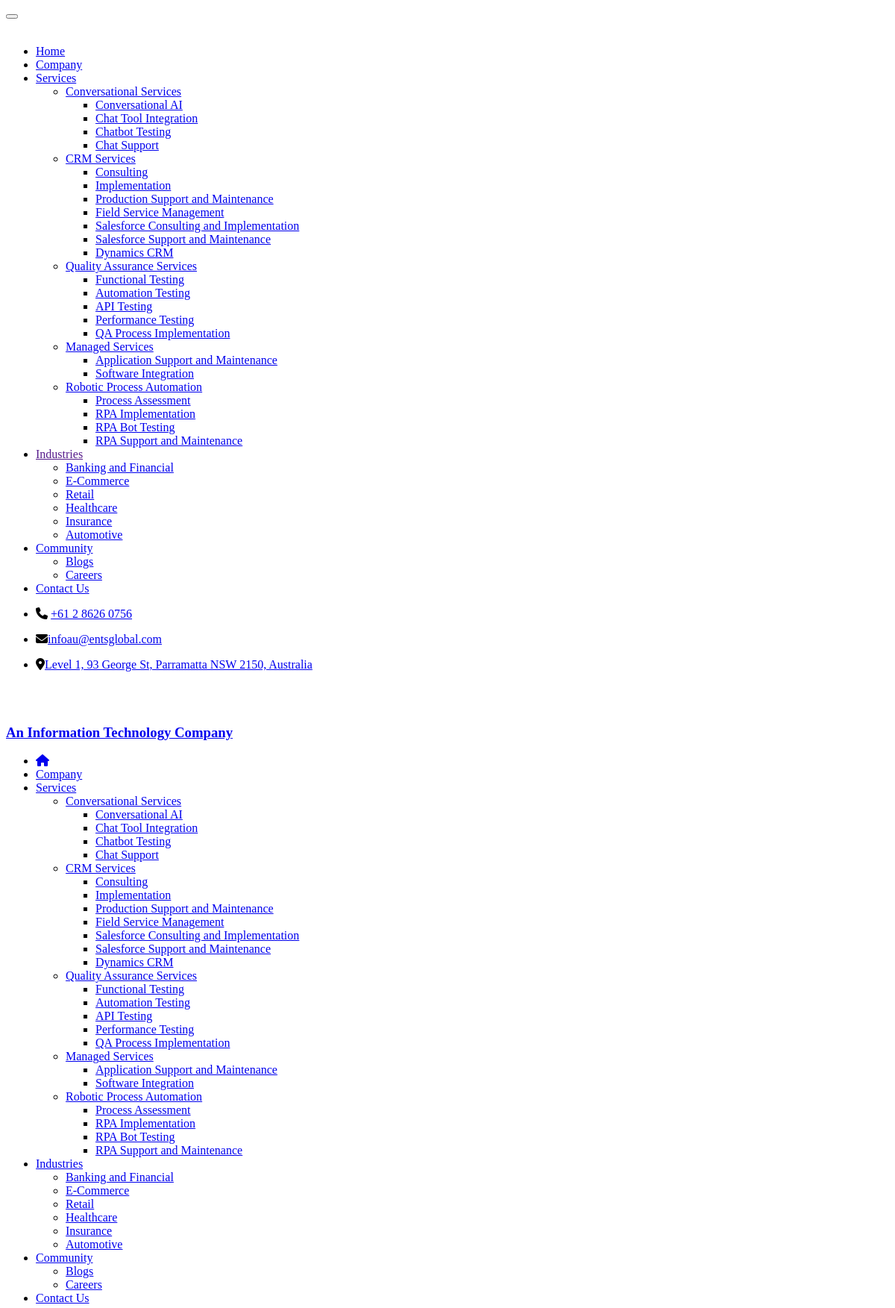
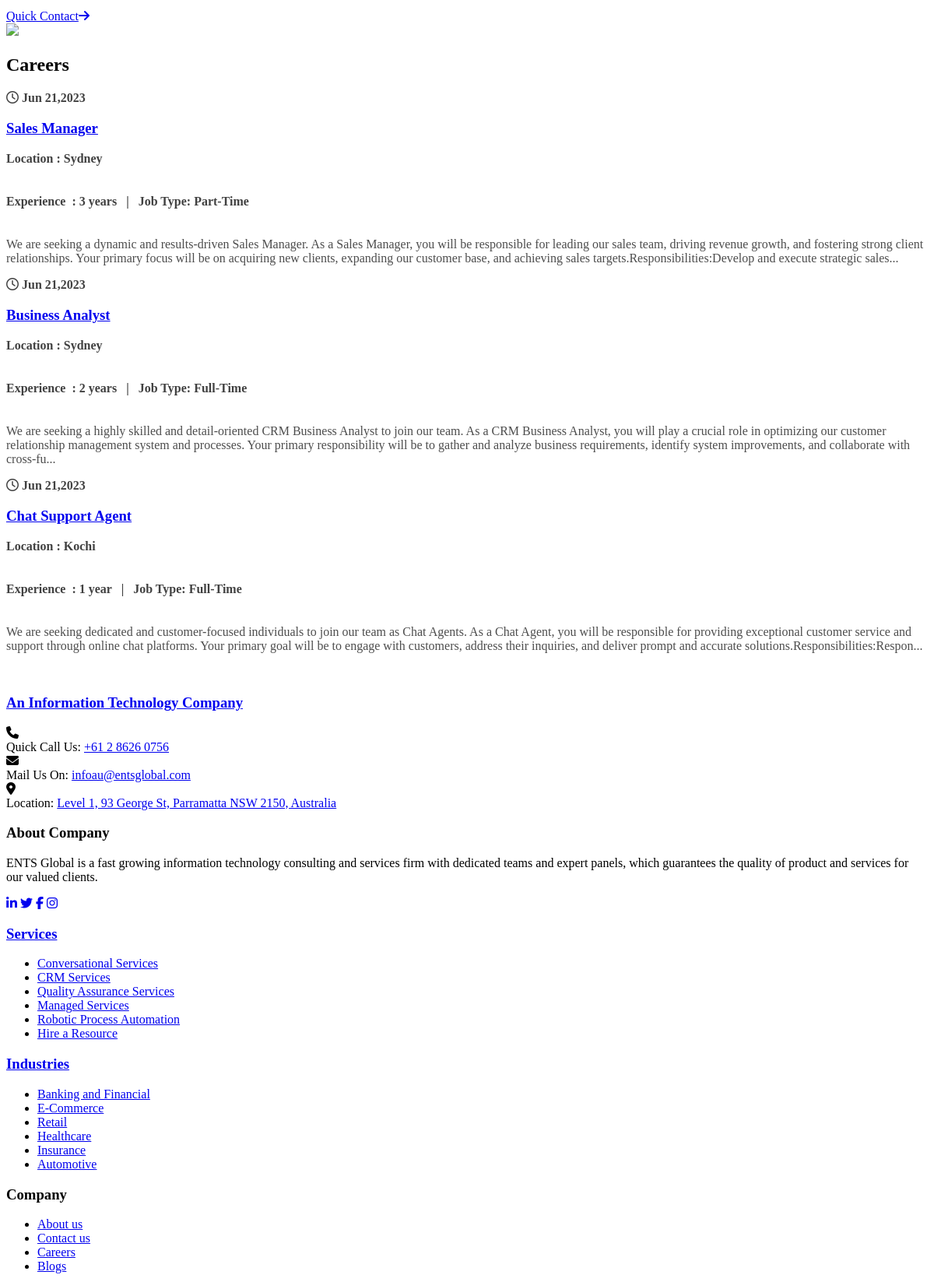
Page /index.php/careers (upper part) on the committed database (2 pictures, top to bottom).
### tables this page shows
CREATE TABLE `entsglobal_category` (
  `category_id` int(11) NOT NULL,
  `category_name` varchar(255) NOT NULL,
  `category_content` text NOT NULL,
  `short` text NOT NULL,
  `category_slug` varchar(255) NOT NULL,
  `image` varchar(200) NOT NULL,
  `file` varchar(200) NOT NULL,
  `meta_title` varchar(200) NOT NULL,
  `meta_desc` text NOT NULL,
  `meta_key` varchar(200) NOT NULL,
  `cat_order` int(11) NOT NULL,
  `cat_status` int(11) NOT NULL
);

CREATE TABLE `entsglobal_package` (
  `package_id` int(11) NOT NULL,
  `package_name` varchar(255) NOT NULL,
  `package_days` varchar(255) NOT NULL,
  `package_amount` varchar(255) NOT NULL,
  `package_desc` text NOT NULL,
  `package_parent_id` int(255) NOT NULL,
  `package_meta_title` text NOT NULL,
  `package_meta_desc` text NOT NULL,
  `package_meta_key` text NOT NULL,
  `package_image` varchar(255) NOT NULL,
  `package_slug` varchar(255) NOT NULL,
  `package_inclusion` text NOT NULL,
  `package_exclusion` text NOT NULL,
  `featured` int(11) NOT NULL,
  `file` varchar(200) NOT NULL,
  `heading` text NOT NULL,
  `package_order` int(11) NOT NULL,
  `package_status` int(11) NOT NULL
);

CREATE TABLE `entsglobal_industries` (
  `industries_id` int(11) NOT NULL,
  `title` varchar(255) NOT NULL,
  `content` text NOT NULL,
  `short` text NOT NULL,
  `image` varchar(255) NOT NULL,
  `meta_title` varchar(200) NOT NULL,
  `meta_desc` text NOT NULL,
  `meta_key` varchar(200) NOT NULL,
  `file` varchar(200) NOT NULL,
  `slug` varchar(255) NOT NULL,
  `industries_order` int(11) NOT NULL,
  `industries_status` int(11) NOT NULL
);

CREATE TABLE `entsglobal_contact` (
  `contact_id` int(11) NOT NULL,
  `location` varchar(255) NOT NULL,
  `address` text NOT NULL,
  `phone` varchar(255) NOT NULL,
  `email` varchar(255) NOT NULL,
  `default` tinyint(4) NOT NULL DEFAULT 0
);

CREATE TABLE `entsglobal_innbanners` (
  `ban_id` int(11) NOT NULL,
  `image` varchar(500) NOT NULL,
  `title` varchar(200) NOT NULL
);

CREATE TABLE `entsglobal_careers` (
  `career_id` int(11) NOT NULL,
  `career_tittle` varchar(255) NOT NULL,
  `career_location` varchar(1000) NOT NULL,
  `career_category` varchar(1000) NOT NULL,
  `career_type` varchar(1000) NOT NULL,
  `career_duties` text DEFAULT NULL,
  `career_req` text DEFAULT NULL,
  `career_skills` text DEFAULT NULL,
  `career_desc` text NOT NULL,
  `career_date` date DEFAULT NULL,
  `career_slug` text NOT NULL
);

### application/views/user/careers.php (the view, shortened to what the rows shown need)
<!doctype html>
<html class="no-js" lang="zxx">
<head>
<?php $this->load->view('user/includes/header'); ?>
<section class="banimg">
    <div class="col-lg-12 inner_banner_text">
        <h1 class="inner_banner_text1"><?php echo $banner['title']; ?></h1>
    </div>
</section>
<section class="Jobsekersec mb-4 py-5 inner-paddn">
    <div class="container flexx">
<div class="row col-lg-10">
<?php foreach($careers as $career){ ?>
<div class="col-lg-12 col-md-12 col-sm-6">
<div class="Jobe-one__single">
                        <div class="Jobe-one__content">
                            <div class="career_det date career_loc">
                                <i class="fa-regular fa-clock"></i> <span class="career_loc"><?php echo date('M d,Y',strtotime($career->career_date)); ?></span>
                            </div>
                            <h3 class="Jobe-one__title"><a href="<?php echo base_url(); ?>careers/<?php echo $career->career_slug; ?>"><?php echo $career->career_tittle; ?></a></h3>
                            <div class="career_det">
                                <span class="career_loc">Location : <?php echo $career->career_location; ?></span>
                            </div>
							<div>
	                           <h6 class="career_loc">Experience &nbsp;:&nbsp;<?php echo $career->career_req; ?> &nbsp  | &nbsp Job Type: <?php echo $career->career_type; ?></h6>
                            </div>
							<div>
						<p class="" style="text-align:unset;color:#4D4D4D;"><?php echo substr(strip_tags($career->career_desc),0,360); ?>...</p>
							</div>
                        </div>
                    </div>
</div>
<?php } ?>
</div>
    </div>
</section>
<?php $this->load->view('user/includes/footer'); ?>
</body>
</html>

### application/views/user/includes/header.php (shortened to what the rows shown need)
<link rel="stylesheet" href="<?php echo base_url(); ?>assets/css/app.min.css">
<link rel="stylesheet" href="<?php echo base_url(); ?>assets/css/fontawesome.min.css">
<link rel="stylesheet" href="<?php echo base_url(); ?>assets/css/style.css?v2">
<link rel="stylesheet" href="<?php echo base_url(); ?>assets/css/alertify.min.css">
<link rel="stylesheet" href="<?php echo base_url(); ?>assets/css/alertify.default.min.css">
<link rel="stylesheet" href="<?php echo base_url(); ?>assets/css/aos.css?v2">
</head>
<body class="remove_animation">
 <div class="as-menu-wrapper">
  <div class="as-menu-area text-center">
   <div class="as-mobile-menu">
    <ul>
     <li class="menu-item-has-children"><a href="<?php echo base_url(); ?>services">Services</a>
      <ul class="sub-menu">
       <?php foreach($all_services as $hservice) { ?>
       <li class="menu-item-has-children"><a href="#"><?php echo $hservice->category_name; ?></a>
        <ul class="sub-menu">
         <?php foreach($hservice->subservice as $hsubservice){ ?>
         <li><a href="#"><?php echo $hsubservice->package_name; ?></a></li>
         <?php } ?>
        </ul>
       </li>
       <?php } ?>
      </ul>
     </li>
     <li class="menu-item-has-children"><a href="">Industries</a>
      <ul class="sub-menu">
      <?php foreach($all_industries as $hindustry) {?>
       <li><a href="#"><?php echo $hindustry->title; ?></a></li>
       <?php } ?>
      </ul>
     </li>
    </ul>
   </div>
  </div>
 </div>
 <header class="as-header header-layout1">
  <div class="header-top">
   <div class="container">
    <div class="row justify-content-center justify-content-lg-between align-items-center gy-2">
     <div class="col-auto d-lg-block">
      <div class="header-links">
       <ul>
        <li><i class="fas fa-phone"></i>
        <a  href="tel:<?php echo str_replace(" ","",$contact['phone']); ?>"><?php echo $contact['phone']; ?></a></li>
       </ul>
      </div>
     </div>
     <div class="col-auto">
      <div class="header-links">
       <ul>
        <li><i class="fas fa-envelope"></i><a
          href="mailto:<?php echo $contact['email']; ?>"><?php echo $contact['email']; ?></a></li>
       </ul>
      </div>
     </div>
     <div class="col-auto">
      <div class="header-links">
       <ul>
        <li><i class="fas fa-location-dot"></i><a href="javascript:void();"><?php echo $contact['address']; ?></a></li>
       </ul>
      </div>
     </div>
    </div>
   </div>
  </div>
  <div class="sticky-wrapper">
   <div class="menu-area">
    <div class="container">
     <div class="row align-items-center justify-content-between">
      <div class="col-auto">
       <nav class="main-menu d-none d-lg-inline-block">
        <ul>
         <li class="menu-item-has-children mega-menu-wrap"><a href="<?php echo base_url(); ?>services">Services</a>
          <ul class="mega-menu">
           <div class="row">
           <?php foreach($all_services as $hservice) { ?>
            <div class="col-lg-4">
            <li><a href="<?php echo base_url(); ?>services/<?php echo $hservice->category_slug; ?>"><?php echo $hservice->category_name; ?></a>
            <ul>
              <?php foreach($hservice->subservice as $hsubservice){ ?>
               <li><a href="<?php echo base_url(); ?>services/<?php echo $hservice->category_slug;?>/<?php echo $hsubservice->package_slug; ?>"><?php echo $hsubservice->package_name; ?></a></li>
               <?php } ?>
              </ul>
             </li>
            </div>
            <?php } ?>
           </div>
          </ul>
         </li>
         <li class="menu-item-has-children"><a href="<?php echo base_url(); ?>industries">Industries</a>
          <ul class="sub-menu">
           <?php foreach($all_industries as $hindustry) { ?>
           <li><a href="<?php echo base_url(); ?>industries/<?php echo $hindustry->slug; ?>"><?php echo $hindustry->title; ?></a></li>
           <?php } ?>
          </ul>
         </li>
        </ul>
       </nav>
      </div>
    </div>
   </div>
  </div>
 </header>

### application/views/user/includes/footer.php (shortened to what the rows shown need)
<footer class="footer-wrapper footer-layout1" data-aos="fade-up">
  <div class="footer-top">
    <div class="container">
      <div class="row align-items-center">
        <div class="col-xl-9" data-aos="fade-left">
          <div class="footer-contact-wrap">
            <div class="footer-contact">
              <div class="media-body"><span class="footer-contact_text">Quick Call Us:</span> <a href="tel:<?php echo str_replace(" ","",$contact['phone']); ?>" class="footer-contact_link"><?php echo $contact['phone']; ?></a></div>
            </div>
            <div class="footer-contact">
              <div class="media-body"><span class="footer-contact_text">Mail Us On:</span> <a href="mailto:<?php echo $contact['email']; ?>" class="footer-contact_link"><?php echo $contact['email']; ?></a></div>
            </div>
            <div class="footer-contact">
              <div class="media-body"><span class="footer-contact_text">Location:</span> <a href="#" class="footer-contact_link"><?php echo $contact['address']; ?></a></div>
            </div>
          </div>
        </div>
      </div>
    </div>
  </div>
  <div class="widget-area" data-aos="fade-up">
    <div class="container">
      <div class="row justify-content-between">
        <div class="col-md-6 col-lg-3" data-aos="fade-up">
          <div class="widget widget_nav_menu footer-widget">
            <div class="menu-all-pages-container">
              <ul class="menu">
              <?php foreach($all_services as $fservice) { ?>
                <li class="simple-text"><a href="<?php echo base_url(); ?>services/<?php echo $fservice->category_slug; ?>"><?php echo $fservice->category_name; ?></a></li>
              <?php } ?>
              </ul>
            </div>
          </div>
        </div>
        <div class="col-md-6 col-lg-3" data-aos="fade-up">
          <div class="widget widget_nav_menu footer-widget">
            <div class="menu-all-pages-container">
              <ul class="menu">
              <?php foreach($all_industries as $findustry) { ?>
                  <li class="simple-text"><a href="<?php echo base_url(); ?>industries/<?php echo $findustry->slug; ?>"><?php echo $findustry->title; ?></a></li>
              <?php } ?>
              </ul>
            </div>
          </div>
        </div>
      </div>
    </div>
  </div>
</footer>

### rows in the picture
entsglobal_category: category_name "Conversational Services"
entsglobal_package: package_name "Conversational AI"
entsglobal_package: package_name "Chat Tool Integration"
entsglobal_package: package_name "Chatbot Testing"
entsglobal_package: package_name "Chat Support"
entsglobal_category: category_name "CRM Services"
entsglobal_package: package_name "Consulting"
entsglobal_package: package_name "Implementation"
entsglobal_package: package_name "Production Support and Maintenance"
entsglobal_package: package_name "Field Service Management"
entsglobal_package: package_name "Salesforce Consulting and Implementation"
entsglobal_package: package_name "Salesforce Support and Maintenance"
entsglobal_package: package_name "Dynamics CRM"
entsglobal_category: category_name "Quality Assurance Services"
entsglobal_package: package_name "Functional Testing"
entsglobal_package: package_name "Automation Testing"
entsglobal_package: package_name "API Testing"
entsglobal_package: package_name "Performance Testing"
entsglobal_package: package_name "QA Process Implementation"
entsglobal_category: category_name "Managed Services"
entsglobal_package: package_name "Application Support and Maintenance"
entsglobal_package: package_name "Software Integration"
entsglobal_category: category_name "Robotic Process Automation"
entsglobal_package: package_name "Process Assessment"
entsglobal_package: package_name "RPA Implementation"
entsglobal_package: package_name "RPA Bot Testing"
entsglobal_package: package_name "RPA Support and Maintenance"
entsglobal_industries: title "Banking and Financial"
entsglobal_industries: title "E-Commerce"
entsglobal_industries: title "Retail"
entsglobal_industries: title "Healthcare"
entsglobal_industries: title "Insurance"
entsglobal_industries: title "Automotive"
entsglobal_contact: phone "+61 2 8626 0756", email "infoau@entsglobal.com", address "Level 1, 93 George St, Parramatta NSW 2150, Australia"
entsglobal_innbanners: title "Careers"
entsglobal_careers: career_date "Jun 21,2023", career_tittle "Sales Manager", career_location "Sydney", career_req "3 years", career_type "Part-Time", career_desc "We are seeking a dynamic and results-driven Sales Manager. As a Sales Manager, you will be responsible for leading our sales team, driving revenue growth, and fostering strong client relationships. Your primary focus will be on acquiring new clients, expanding our customer base, and achieving sales targets.Responsibilities:Develop and execute strategic sales"
entsglobal_careers: career_date "Jun 21,2023", career_tittle "Business Analyst", career_location "Sydney", career_req "2 years", career_type "Full-Time", career_desc "We are seeking a highly skilled and detail-oriented CRM Business Analyst to join our team. As a CRM Business Analyst, you will play a crucial role in optimizing our customer relationship management system and processes. Your primary responsibility will be to gather and analyze business requirements, identify system improvements, and collaborate with cross-fu"
entsglobal_careers: career_date "Jun 21,2023", career_tittle "Chat Support Agent", career_location "Kochi", career_req "1 year", career_type "Full-Time", career_desc "We are seeking dedicated and customer-focused individuals to join our team as Chat Agents. As a Chat Agent, you will be responsible for providing exceptional customer service and support through online chat platforms. Your primary goal will be to engage with customers, address their inquiries, and deliver prompt and accurate solutions.Responsibilities:Respon"
